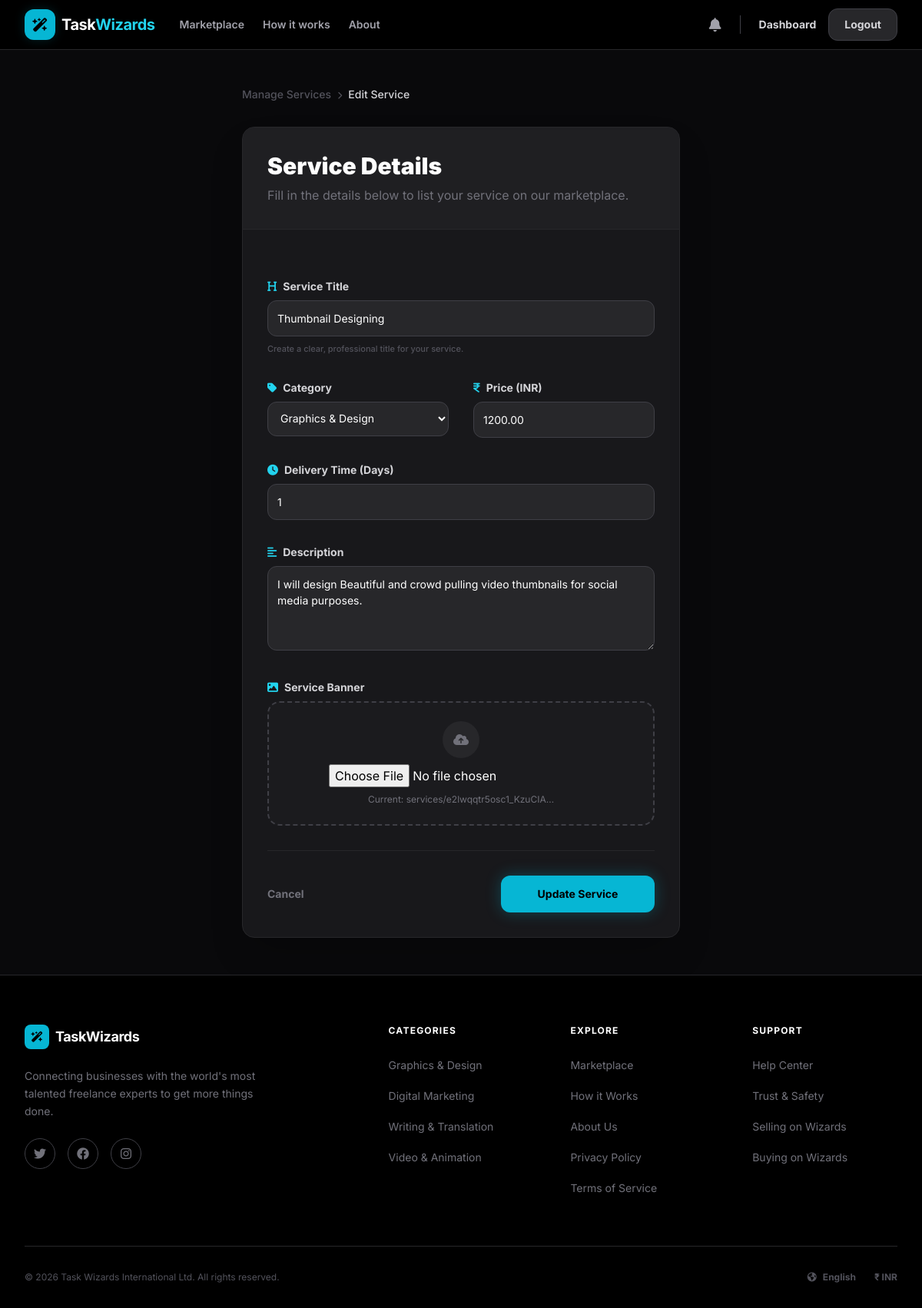
The page /marketplace/my-services/3/edit/ (signed in) on the database its author committed.
### marketplace/models.py (models this page shows, shortened)
class Service(models.Model):
    seller = models.ForeignKey(settings.AUTH_USER_MODEL, on_delete=models.CASCADE, related_name="services")
    category = models.ForeignKey(Category, on_delete=models.SET_NULL, null=True, related_name="category_services")
    title = models.CharField(max_length=255)
    description = models.TextField()
    price = models.DecimalField(max_digits=10, decimal_places=2)
    delivery_time = models.PositiveIntegerField(help_text="Delivery time in days", default=3)
    image = models.ImageField(upload_to="services/")
    created_at = models.DateTimeField(auto_now_add=True)
    updated_at = models.DateTimeField(auto_now=True)

### marketplace/views.py (the view)
# urls.py: path("my-services/<int:pk>/edit/", views.ServiceUpdateView.as_view(), name="service_update"),
class ServiceUpdateView(LoginRequiredMixin, SellerRequiredMixin, UpdateView):
    model = Service
    form_class = ServiceForm
    template_name = "marketplace/service_form.html"
    success_url = reverse_lazy("marketplace:seller_service_list")
    def get_queryset(self):
        return Service.objects.filter(seller=self.request.user)

### marketplace/forms.py
class ServiceForm(forms.ModelForm):
    class Meta:
        model = Service
        fields = ["category", "title", "description", "price", "delivery_time", "image"]
        widgets = {
            "category": forms.Select(attrs={"class": "form-control"}),
            "title": forms.TextInput(attrs={"class": "form-control", "placeholder": "Enter service title"}),
            "description": forms.Textarea(attrs={"class": "form-control", "placeholder": "Describe your service", "rows": 4}),
            "price": forms.NumberInput(attrs={"class": "form-control", "placeholder": "Price in INR"}),
            "delivery_time": forms.NumberInput(attrs={"class": "form-control", "placeholder": "Expected delivery (Days)"}),
            "image": forms.FileInput(attrs={"class": "form-control"}),
        }

### account/views.py (called while the page is built)
    def dispatch(self, request, *args, **kwargs):
        if request.user.role != "Seller":
            return redirect("buyer_dashboard")
        return super().dispatch(request, *args, **kwargs)

### marketplace/models.py (called while the page is built)
    def __str__(self):
        return self.name

### marketplace/templates/marketplace/service_form.html (shortened to what this page needs)
{% extends 'account/base.html' %}
{% block content %}
<div class="max-w-4xl mx-auto px-4 sm:px-6 lg:px-8 py-12">
    <nav class="flex mb-8 text-sm font-medium text-zinc-600">
        <ol class="flex items-center gap-2">
            <li><a href="{% url 'marketplace:seller_service_list' %}" class="hover:text-cyan-400 transition-colors">Manage Services</a></li>
            <li><i class="fa-solid fa-chevron-right text-[10px]"></i></li>
            <li class="text-zinc-300">{% if form.instance.pk %}Edit Service{% else %}Create Service{% endif %}</li>
        </ol>
    </nav>
    <div class="bg-zinc-900 border border-zinc-800 rounded-2xl overflow-hidden shadow-2xl">
        <div class="p-8 border-b border-zinc-800 bg-zinc-800/50">
            <h1 class="text-3xl font-black text-white">Service Details</h1>
            <p class="text-zinc-500 mt-2">Fill in the details below to list your service on our marketplace.</p>
        </div>
        <form method="POST" enctype="multipart/form-data" class="p-8 space-y-8">
            <div class="grid grid-cols-1 md:grid-cols-2 gap-8">
                <div class="md:col-span-2 space-y-2">
                    <label class="text-sm font-bold text-zinc-300 flex items-center gap-2">
                        <i class="fa-solid fa-heading text-cyan-400"></i> Service Title
                    </label>
                    {{ form.title }}
                    <p class="text-[11px] text-zinc-600 font-medium">Create a clear, professional title for your service.</p>
                </div>
                <div class="space-y-2">
                    <label class="text-sm font-bold text-zinc-300 flex items-center gap-2">
                        <i class="fa-solid fa-tag text-cyan-400"></i> Category
                    </label>
                    {{ form.category }}
                </div>
                <div class="space-y-2">
                    <label class="text-sm font-bold text-zinc-300 flex items-center gap-2">
                        <i class="fa-solid fa-indian-rupee-sign text-cyan-400"></i> Price (INR)
                    </label>
                    {{ form.price }}
                </div>
                <div class="space-y-2 md:col-span-2">
                    <label class="text-sm font-bold text-zinc-300 flex items-center gap-2">
                        <i class="fa-solid fa-clock text-cyan-400"></i> Delivery Time (Days)
                    </label>
                    {{ form.delivery_time }}
                </div>
                <div class="md:col-span-2 space-y-2">
                    <label class="text-sm font-bold text-zinc-300 flex items-center gap-2">
                        <i class="fa-solid fa-align-left text-cyan-400"></i> Description
                    </label>
                    {{ form.description }}
                </div>
                <div class="md:col-span-2 space-y-2">
                    <label class="text-sm font-bold text-zinc-300 flex items-center gap-2">
                        <i class="fa-solid fa-image text-cyan-400"></i> Service Banner
                    </label>
                    <div class="p-6 border-2 border-dashed border-zinc-700 rounded-2xl bg-zinc-800/30 hover:border-cyan-500/50 transition-colors flex flex-col items-center justify-center text-center">
                        <div class="w-12 h-12 rounded-full bg-zinc-800 flex items-center justify-center text-zinc-500 mb-2">
                            <i class="fa-solid fa-cloud-arrow-up"></i>
                        </div>
                        {{ form.image }}
                        {% if form.instance.image %}
                        <p class="mt-2 text-xs text-zinc-500">Current: {{ form.instance.image.name|truncatechars:30 }}</p>
                        {% endif %}
                    </div>
                </div>
            </div>
            <div class="pt-8 border-t border-zinc-800 flex items-center justify-between gap-4">
                <a href="{% url 'marketplace:seller_service_list' %}" class="text-sm font-bold text-zinc-500 hover:text-zinc-300 transition-colors">
                    Cancel
                </a>
                <button type="submit" class="text-black bg-cyan-500 hover:bg-cyan-400 transition duration-300 font-bold rounded-xl text-sm px-8 py-3.5 text-center min-w-[200px]" style="box-shadow: 0 0 20px rgba(6,182,212,0.3)">
                    {% if form.instance.pk %}Update Service{% else %}Publish Service{% endif %}
                </button>
            </div>
        </form>
    </div>
</div>
{% endblock %}

### marketplace/templates/marketplace/service_form.html (style rules this page uses)
input[type="text"], input[type="number"], select, textarea { background-color: rgb(39 39 42) !important; border: 1px solid rgb(63 63 70) !important; color: white !important; border-radius: 0.75rem !important; padding: 0.75rem !important; width: 100% !important; font-size: 0.875rem !important; transition: 0.2s !important; outline: none !important; }
select option { background-color: #27272a; }

### rows shown on the page
Service: title "Thumbnail Designing", category "Graphics & Design", price "1200.00", delivery_time "1", description "I will design Beautiful and crowd pulling video thumbnails for social media purposes.", instance.image.name "services/e2lwqqtr5osc1_KzuCIA…"
